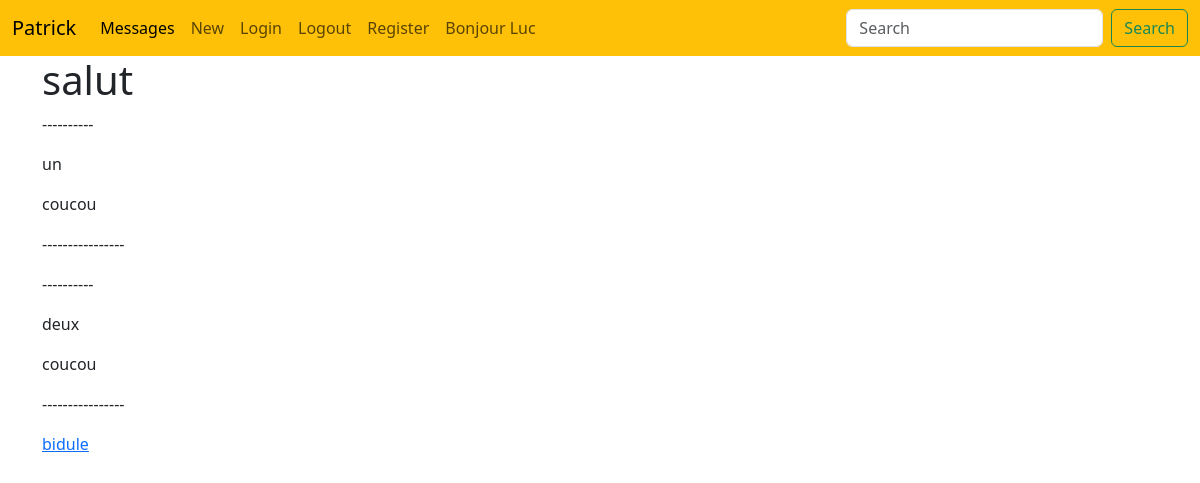
The app's page /website/messages, older data.
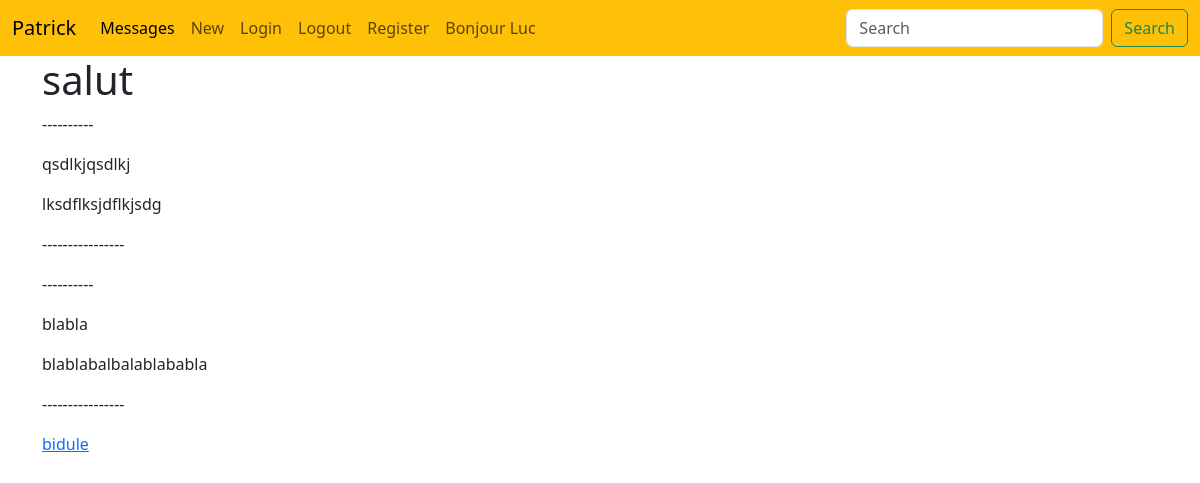
The same page, newer data.
### website/models.py (models this page shows)
class Message(models.Model):
    title = models.CharField(max_length=255)
    content = models.CharField(max_length=1000)

### website/views.py (the view)
# urls.py: path('messages', views.all_messages, name='all_messages'),
def all_messages(request):
    messages = Message.objects.all()
    context = {"messages":messages}
    return render(request, 'website/all.html', context)

### website/templates/website/all.html
{% extends 'website/base.html' %}
{% block content %}
<h1>salut</h1>
{% for message in messages %}
<p>----------</p>
    <p>{{ message.title }}</p>
   <p>{{ message.content }}</p>
<p>----------------</p>
{% endfor %}
<a href="{% url 'home_bidule' %}">bidule</a>
{% endblock %}

### website/templates/website/base.html (shortened to what this page needs)
<!doctype html>
<html lang="en">
<head>
      {% load static %}
      {% load bootstrap5 %}
  {% bootstrap_css %}
    <link rel="stylesheet" href="{% static 'styles/main.css' %}">
</head>
<body>
{% include 'website/navbar.html' %}
<div class="container">
    {% block content %}{% endblock %}
</div>
</body>
</html>

### website/templates/website/navbar.html (shortened to what this page needs)
<nav class="navbar navbar-expand-lg bg-warning">
  <div class="container-fluid">
    <a class="navbar-brand" href="{% url 'home_bidule' %}">Patrick</a>
    <div class="collapse navbar-collapse" id="navbarSupportedContent">
      <ul class="navbar-nav me-auto mb-2 mb-lg-0">
        <li class="nav-item">
          <a class="nav-link active" aria-current="page" href="{% url 'all_messages' %}">Messages</a>
        </li>
        <li class="nav-item">
          <a class="nav-link" href="{% url 'new_message' %}">New</a>
        </li>
        <li class="nav-item">
          <a class="nav-link" aria-disabled="true">Login</a>
        </li>
          <li class="nav-item">
          <a class="nav-link" aria-disabled="true">Logout</a>
        </li>
          <li class="nav-item">
          <a class="nav-link" aria-disabled="true">Register</a>
        </li>
         <li class="nav-item">
          <span class="nav-link">Bonjour Luc</span>
        </li>
      </ul>
      <form class="d-flex" role="search">
        <input class="form-control me-2" type="search" placeholder="Search" aria-label="Search">
        <button class="btn btn-outline-success" type="submit">Search</button>
      </form>
    </div>
  </div>
</nav>

Row changes from the older to the newer data that the page shows:
removed Message: title "un", content "coucou"
removed Message: title "deux", content "coucou"
added Message: title "qsdlkjqsdlkj", content "lksdflksjdflkjsdg"
added Message: title "blabla", content "blablabalbalablababla"
